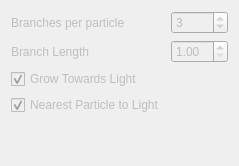
              <widget class="QWidget" name="m_growthParticleTab">
               <property name="enabled">
                <bool>false</bool>
               </property>
               <property name="sizePolicy">
                <sizepolicy hsizetype="Preferred" vsizetype="Preferred">
                 <horstretch>0</horstretch>
                 <verstretch>0</verstretch>
                </sizepolicy>
               </property>
               <attribute name="title">
                <string>Growth</string>
               </attribute>
               <layout class="QGridLayout" name="gridLayout_3">
                <item row="1" column="0">
                 <widget class="QLabel" name="label_GP_branches">
                  <property name="text">
                   <string>Branches per particle</string>
                  </property>
                 </widget>
                </item>
                <item row="1" column="1">
                 <widget class="QSpinBox" name="m_GP_children">
                  <property name="minimum">
                   <number>1</number>
                  </property>
                  <property name="value">
                   <number>3</number>
                  </property>
                 </widget>
                </item>
                <item row="2" column="1">
                 <widget class="QDoubleSpinBox" name="m_GP_branchLength">
                  <property name="minimum">
                   <double>1.000000000000000</double>
                  </property>
                  <property name="singleStep">
                   <double>0.500000000000000</double>
                  </property>
                  <property name="value">
                   <double>1.000000000000000</double>
                  </property>
                 </widget>
                </item>
                <item row="2" column="0">
                 <widget class="QLabel" name="label_GP_branch_length">
                  <property name="text">
                   <string>Branch Length</string>
                  </property>
                 </widget>
                </item>
                <item row="5" column="0">
                 <spacer name="verticalSpacer_2">
                  <property name="orientation">
                   <enum>Qt::Vertical</enum>
                  </property>
                  <property name="sizeHint" stdset="0">
                   <size>
                    <width>20</width>
                    <height>40</height>
                   </size>
                  </property>
                 </spacer>
                </item>
                <item row="4" column="0">
                 <widget class="QCheckBox" name="m_nearestPart">
                  <property name="sizePolicy">
                   <sizepolicy hsizetype="Expanding" vsizetype="Fixed">
                    <horstretch>0</horstretch>
                    <verstretch>0</verstretch>
                   </sizepolicy>
                  </property>
                  <property name="text">
                   <string>Nearest Particle to Light</string>
                  </property>
                  <property name="checked">
                   <bool>true</bool>
                  </property>
                 </widget>
                </item>
                <item row="3" column="0">
                 <widget class="QCheckBox" name="m_GP_growtoLight">
                  <property name="text">
                   <string>Grow Towards Light</string>
                  </property>
                  <property name="checked">
                   <bool>true</bool>
                  </property>
                 </widget>
                </item>
               </layout>
              </widget>
